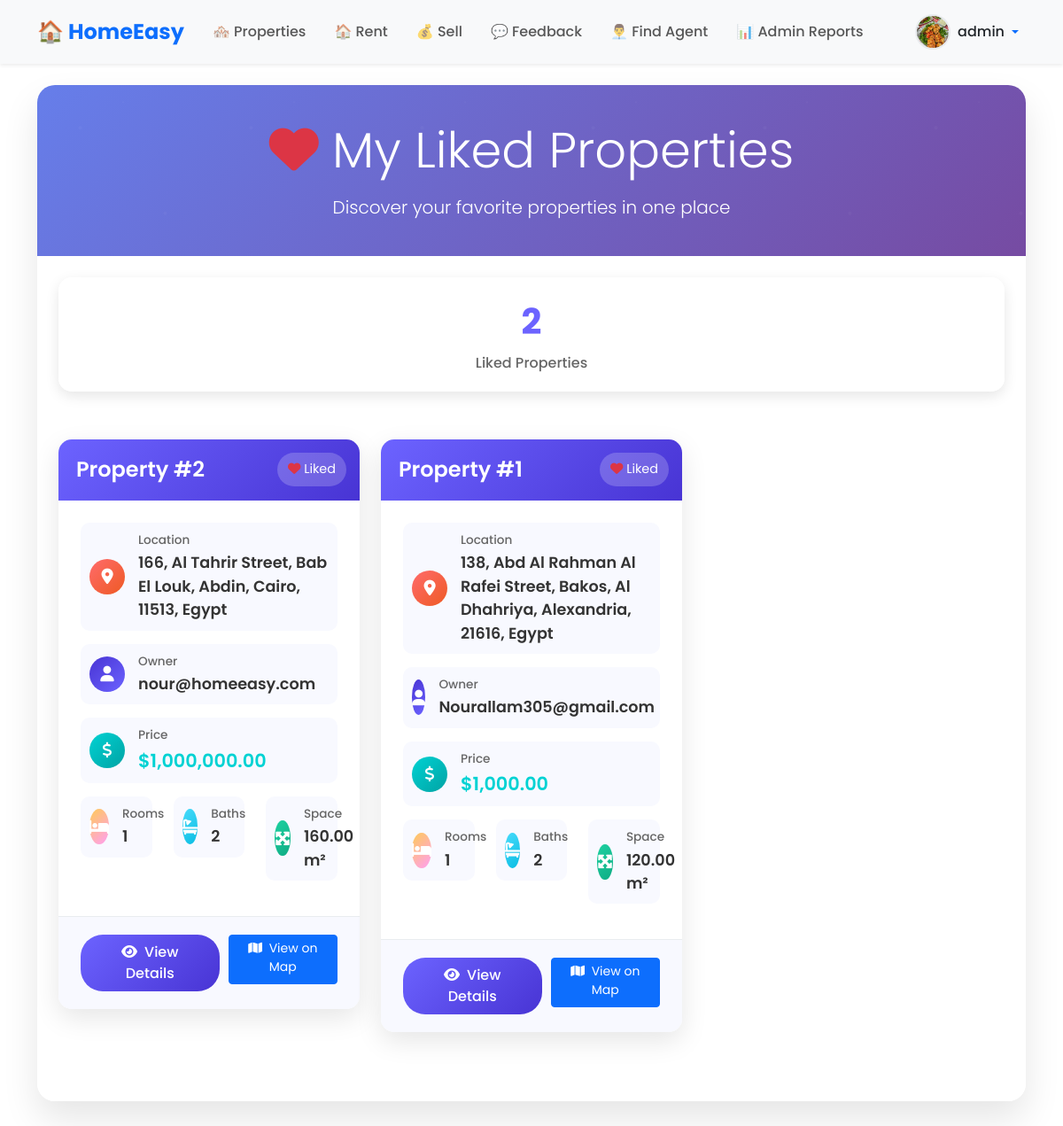
The page /index.php?page=liked (signed in) on the database its author committed.
### tables this page shows
CREATE TABLE `users` (
  `id` int(11) NOT NULL,
  `username` varchar(255) NOT NULL,
  `password` varchar(255) NOT NULL,
  `email` varchar(100) NOT NULL,
  `is_active` tinyint(1) DEFAULT 1,
  `failed_login_attempts` int(11) DEFAULT 0,
  `locked_until` datetime DEFAULT NULL,
  `last_login_at` datetime DEFAULT NULL,
  `created_at` timestamp NOT NULL DEFAULT current_timestamp(),
  `updated_at` timestamp NOT NULL DEFAULT current_timestamp() ON UPDATE current_timestamp(),
  `failed_attempts` int(11) DEFAULT 0,
  `last_login` datetime DEFAULT NULL,
  `last_ip` varchar(45) DEFAULT NULL,
  `two_fa_secret` varchar(255) DEFAULT NULL,
  `profile_photo` varchar(255) DEFAULT NULL,
  `role` varchar(50) NOT NULL DEFAULT 'user'
);

CREATE TABLE `property_likes` (
  `id` int(11) NOT NULL,
  `property_id` int(11) NOT NULL,
  `user_email` varchar(255) NOT NULL,
  `created_at` timestamp NOT NULL DEFAULT current_timestamp()
);

CREATE TABLE `data` (
  `id` int(11) NOT NULL,
  `location` varchar(255) NOT NULL,
  `property_type` varchar(100) NOT NULL,
  `rooms` int(11) NOT NULL,
  `bathrooms` int(11) NOT NULL,
  `kitchen` int(11) DEFAULT 0,
  `floor` int(11) DEFAULT 0,
  `reception` int(11) DEFAULT 0,
  `view` int(11) DEFAULT 0,
  `space` decimal(10,2) NOT NULL,
  `sale` decimal(15,2) NOT NULL,
  `totalsale` decimal(15,2) NOT NULL,
  `phone` varchar(20) DEFAULT NULL,
  `email` varchar(255) NOT NULL,
  `images` varchar(500) DEFAULT NULL,
  `latitude` decimal(10,8) DEFAULT NULL,
  `longitude` decimal(11,8) DEFAULT NULL,
  `created_at` timestamp NOT NULL DEFAULT current_timestamp(),
  `updated_at` timestamp NOT NULL DEFAULT current_timestamp() ON UPDATE current_timestamp(),
  `description` text DEFAULT NULL,
  `amenities` text DEFAULT NULL,
  `furnishing` varchar(20) DEFAULT 'Unfurnished',
  `parking` int(11) DEFAULT 0,
  `balcony` int(11) DEFAULT 0,
  `elevator` varchar(5) DEFAULT 'No',
  `garden` varchar(5) DEFAULT 'No',
  `swimming_pool` varchar(5) DEFAULT 'No',
  `gym` varchar(5) DEFAULT 'No',
  `security` varchar(20) DEFAULT 'None',
  `age_years` int(11) DEFAULT 0,
  `condition_status` varchar(20) DEFAULT 'Good',
  `delivery_date` varchar(50) DEFAULT NULL,
  `delivery_type` varchar(30) DEFAULT 'Ready',
  `payment_options` text DEFAULT NULL
);

### layouts/pages/liked.php (the view, shortened to what this page needs)
<?php
$host = 'localhost';
$db = 'forfree';
$user = 'root';
$pass = '';
try {
    $pdo = new PDO("mysql:host=$host;dbname=$db;charset=utf8", $user, $pass);
    $pdo->setAttribute(PDO::ATTR_ERRMODE, PDO::ERRMODE_EXCEPTION);
    if (isset($_SESSION['email'])) {
        $user_email = $_SESSION['email'];
    } else {
        header('Location: login.php');
        exit();
    }
    $sql = "SELECT property_id FROM property_likes WHERE user_email = :user_email";
    $stmt = $pdo->prepare($sql);
    $stmt->execute(['user_email' => $user_email]);
    $property_ids = $stmt->fetchAll(PDO::FETCH_ASSOC);
} catch (PDOException $e) {
    $error_message = "Database connection error: " . $e->getMessage();
}
?>
<!DOCTYPE html>
<html lang="en">
<head>
    <link href="https://cdn.jsdelivr.net/npm/bootstrap@5.3.2/dist/css/bootstrap.min.css" rel="stylesheet">
    <link href="https://cdnjs.cloudflare.com/ajax/libs/font-awesome/6.4.0/css/all.min.css" rel="stylesheet">
</head>
<body>
        <?php include "navbar.php"; ?>
<br/>
    <div class="container">
        <div class="main-container">
            <div class="header-section">
                <div class="header-content">
                    <h1 class="display-4 mb-3">
                        <i class="fas fa-heart text-danger"></i>
                        My Liked Properties
                    </h1>
                    <p class="lead mb-0">Discover your favorite properties in one place</p>
                </div>
            </div>
            <div class="p-4">
                <?php if (isset($error_message)): ?>
                    <div class="alert error-alert" role="alert">
                        <i class="fas fa-exclamation-triangle me-2"></i>
                        <?php echo htmlspecialchars($error_message); ?>
                    </div>
                <?php else: ?>
                    <div class="row mb-4">
                        <div class="col-md-12">
                            <div class="stats-card">
                                <div class="stats-number"><?php echo count($property_ids); ?></div>
                                <div class="stats-label">Liked Properties</div>
                            </div>
                        </div>
                    </div>
                    <?php if ($property_ids): ?>
                        <div class="row">
                            <?php foreach ($property_ids as $property): ?>
                                <?php
                                $property_id = $property['property_id'];
                                $data_sql = "SELECT * FROM data WHERE id = :property_id";
                                $data_stmt = $pdo->prepare($data_sql);
                                $data_stmt->execute(['property_id' => $property_id]);
                                $property_data = $data_stmt->fetch(PDO::FETCH_ASSOC);
                                if ($property_data):
                                ?>
                                <div class="col-lg-6 col-xl-4 mb-4">
                                    <div class="card property-card">
                                        <div class="property-header">
                                            <h3 class="property-id">Property #<?php echo htmlspecialchars($property_data['id']); ?></h3>
                                            <div class="like-badge">
                                                <i class="fas fa-heart text-danger"></i> Liked
                                            </div>
                                        </div>
                                        <div class="property-body">
                                            <div class="info-row">
                                                <div class="info-icon icon-location">
                                                    <i class="fas fa-map-marker-alt"></i>
                                                </div>
                                                <div class="info-content">
                                                    <div class="info-label">Location</div>
                                                    <div class="info-value"><?php echo htmlspecialchars($property_data['location']); ?></div>
                                                </div>
                                            </div>
                                            <div class="info-row">
                                                <div class="info-icon icon-email">
                                                    <i class="fas fa-user"></i>
                                                </div>
                                                <div class="info-content">
                                                    <div class="info-label">Owner</div>
                                                    <div class="info-value"><?php echo htmlspecialchars($property_data['email']); ?></div>
                                                </div>
                                            </div>
                                            <div class="info-row">
                                                <div class="info-icon icon-price">
                                                    <i class="fas fa-dollar-sign"></i>
                                                </div>
                                                <div class="info-content">
                                                    <div class="info-label">Price</div>
                                                    <div class="info-value price-highlight">$<?php echo number_format(floatval($property_data['sale']), 2); ?></div>
                                                </div>
                                            </div>
                                            <div class="row">
                                                <div class="col-4">
                                                    <div class="info-row">
                                                        <div class="info-icon icon-rooms">
                                                            <i class="fas fa-bed"></i>
                                                        </div>
                                                        <div class="info-content">
                                                            <div class="info-label">Rooms</div>
                                                            <div class="info-value"><?php echo htmlspecialchars($property_data['rooms']); ?></div>
                                                        </div>
                                                    </div>
                                                </div>
                                                <div class="col-4">
                                                    <div class="info-row">
                                                        <div class="info-icon icon-bathroom">
                                                            <i class="fas fa-bath"></i>
                                                        </div>
                                                        <div class="info-content">
                                                            <div class="info-label">Baths</div>
                                                            <div class="info-value"><?php echo htmlspecialchars($property_data['bathrooms']); ?></div>
                                                        </div>
                                                    </div>
                                                </div>
                                                <div class="col-4">
                                                    <div class="info-row">
                                                        <div class="info-icon icon-space">
                                                            <i class="fas fa-expand-arrows-alt"></i>
                                                        </div>
                                                        <div class="info-content">
                                                            <div class="info-label">Space</div>
                                                            <div class="info-value"><?php echo htmlspecialchars($property_data['space']); ?> m²</div>
                                                        </div>
                                                    </div>
                                                </div>
                                            </div>
                                        </div>
                                        <div class="action-buttons">
                                            <a href="?page=view&id=<?= $property_id ?>" class="btn btn-primary-custom btn-custom flex-fill">
                                                <i class="fas fa-eye me-2"></i>View Details
                                </a>
                                <div class='d-flex gap-2 mb-2'>
        <a href="?page=maps&id=<?= $property_id ?>&lat=<?php echo htmlspecialchars($property_data['latitude']); ?>&lng=<?php echo htmlspecialchars($property_data['longitude']); ?>" class='btn btn-primary btn-sm flex-fill'>
            <i class='fas fa-map me-1'></i> View on Map
        </a>
      </div>
                                        </div>
                                    </div>
                                </div>
                                <?php endif; ?>
                            <?php endforeach; ?>
                        </div>
                    <?php endif; ?>
                <?php endif; ?>
            </div>
        </div>
    </div>
<br/>
<br/>
</body>
</html>

### layouts/pages/navbar.php (shortened to what this page needs)
<?php
$host = 'localhost';
$dbname = 'forfree';
$username = 'root';
$password = '';
try {
    $pdo = new PDO("mysql:host=$host;dbname=$dbname", $username, $password);
    $pdo->setAttribute(PDO::ATTR_ERRMODE, PDO::ERRMODE_EXCEPTION);
} catch(PDOException $e) {
    die("Connection failed: " . $e->getMessage());
}
$admin_emails = ['admin@homeeasy.com', 'support@homeeasy.com'];
$profile_photo = null;
$is_admin = false;
if (isset($_SESSION['user_id'])) {
    $user_id = $_SESSION['user_id'];
    $query = "SELECT profile_photo, email FROM users WHERE id = ?";
    $stmt = $pdo->prepare($query);
    $stmt->execute([$user_id]);
    $result = $stmt->fetch(PDO::FETCH_ASSOC);
    if ($result) {
        if (!empty($result['profile_photo'])) {
            $profile_photo = $result['profile_photo'];
        }
        if (in_array($result['email'], $admin_emails)) {
            $is_admin = true;
        }
    }
}
?>
<nav class="navbar navbar-expand-lg navbar-light bg-light shadow-sm">
    <div class="container">
        <a class="navbar-brand fw-bold text-primary" href="index.php">🏠 HomeEasy</a>
        <div class="collapse navbar-collapse" id="navbarNav">
            <ul class="navbar-nav me-auto">
                <li class="nav-item">
                    <a class="nav-link fw-medium" href="?page=buy">🏘️ Properties</a>
                </li>
                <li class="nav-item">
                    <a class="nav-link fw-medium" href="?page=rent">🏠 Rent</a>
                </li>
                <li class="nav-item">
                    <a class="nav-link fw-medium" href="?page=sell">💰 Sell</a>
                </li>
                <li class="nav-item">
                    <a class="nav-link fw-medium" href="?page=feedback">💬 Feedback</a>
                </li>
                <?php if ($is_admin): ?>
                <li class="nav-item">
                    <a class="nav-link fw-medium" href="?page=agent">👨‍💼 Find Agent</a>
                </li>
                <li class="nav-item">
                    <a class="nav-link fw-medium" href="?page=admin_reports">📊 Admin Reports</a>
                </li>
                <?php endif; ?>
            </ul>
            <div class="d-flex align-items-center mobile-auth-buttons mobile-profile">
                <?php if (isset($_SESSION['user_id'])): ?>
                    <div class="dropdown">
                        <a class="dropdown-toggle d-flex align-items-center text-decoration-none p-2 rounded-3 hover-bg-light"
                           href="#"
                           role="button"
                           data-bs-toggle="dropdown"
                           aria-expanded="false"
                           style="transition: background-color 0.2s ease;">
                            <?php if ($profile_photo): ?>
                                <img src="<?php echo htmlspecialchars($profile_photo); ?>"
                                     alt="Profile"
                                     class="rounded-circle me-2 profile-image"
                                     width="40"
                                     height="40">
                            <?php endif; ?>
                            <span class="d-none d-sm-inline text-dark fw-medium">
                                <?php echo isset($_SESSION['username']) ? htmlspecialchars($_SESSION['username']) : 'User'; ?>
                            </span>
                        </a>
                    </div>
                <?php else: ?>
                    <a href="?page=login" class="btn btn-outline-primary me-2">Login</a>
                    <a href="?page=register" class="btn btn-primary">Register</a>
                <?php endif; ?>
            </div>
        </div>
    </div>
</nav>

### rows shown on the page
users: profile_photo (picture)
property_likes: property "2", property.location "166, Al Tahrir Street, Bab El Louk, Abdin, Cairo, 11513, Egypt", property.email "nour@homeeasy.com", property.sale "1,000,000.00", property.rooms "1", property.bathrooms "2", property.space "160.00"
property_likes: property "1", property.location "138, Abd Al Rahman Al Rafei Street, Bakos, Al Dhahriya, Alexandria, 21616, Egypt", property.email "Nourallam305@gmail.com", property.sale "1,000.00", property.rooms "1", property.bathrooms "2", property.space "120.00"

### other values the page prints
$_SESSION['username'] "admin"
count($property_ids) "2"
